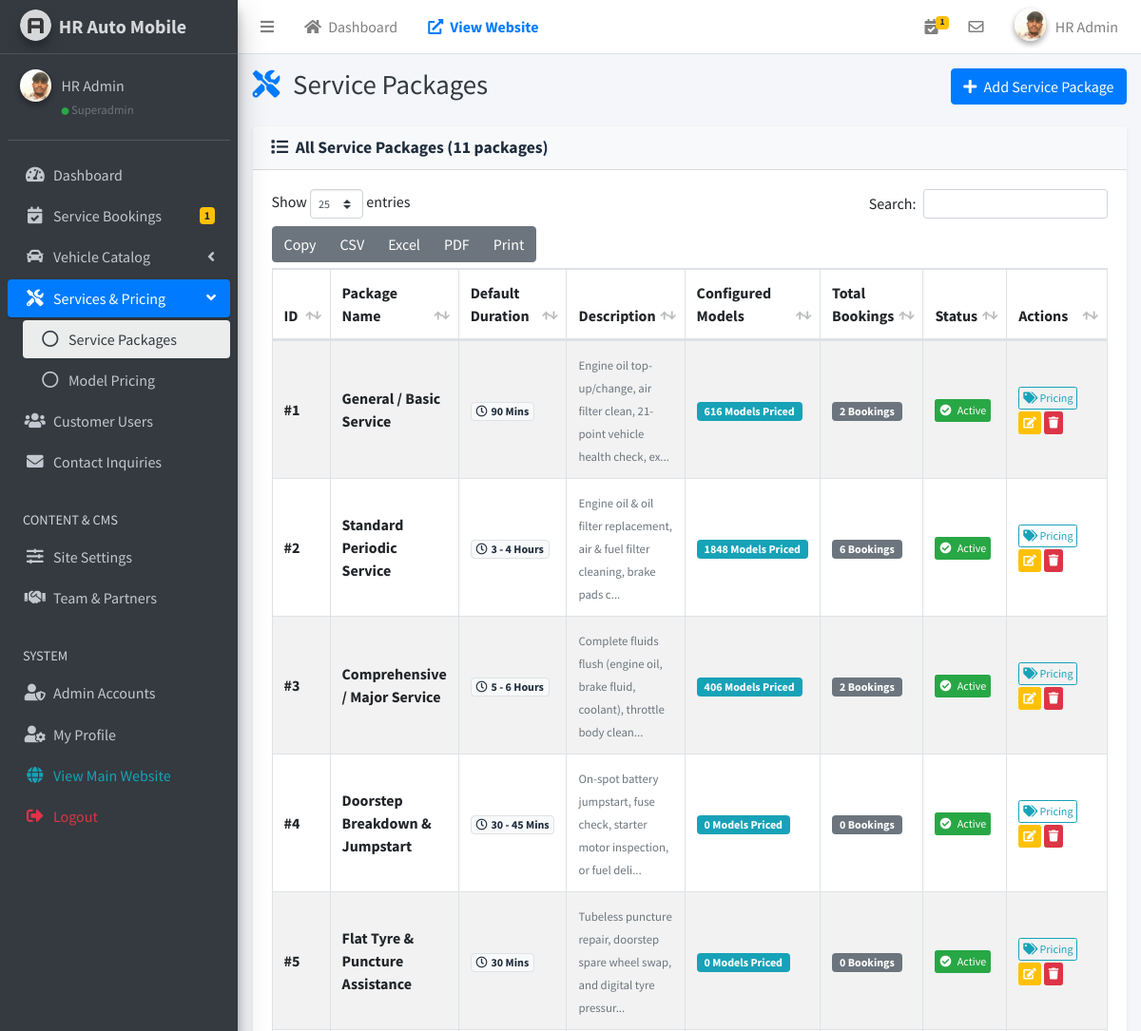
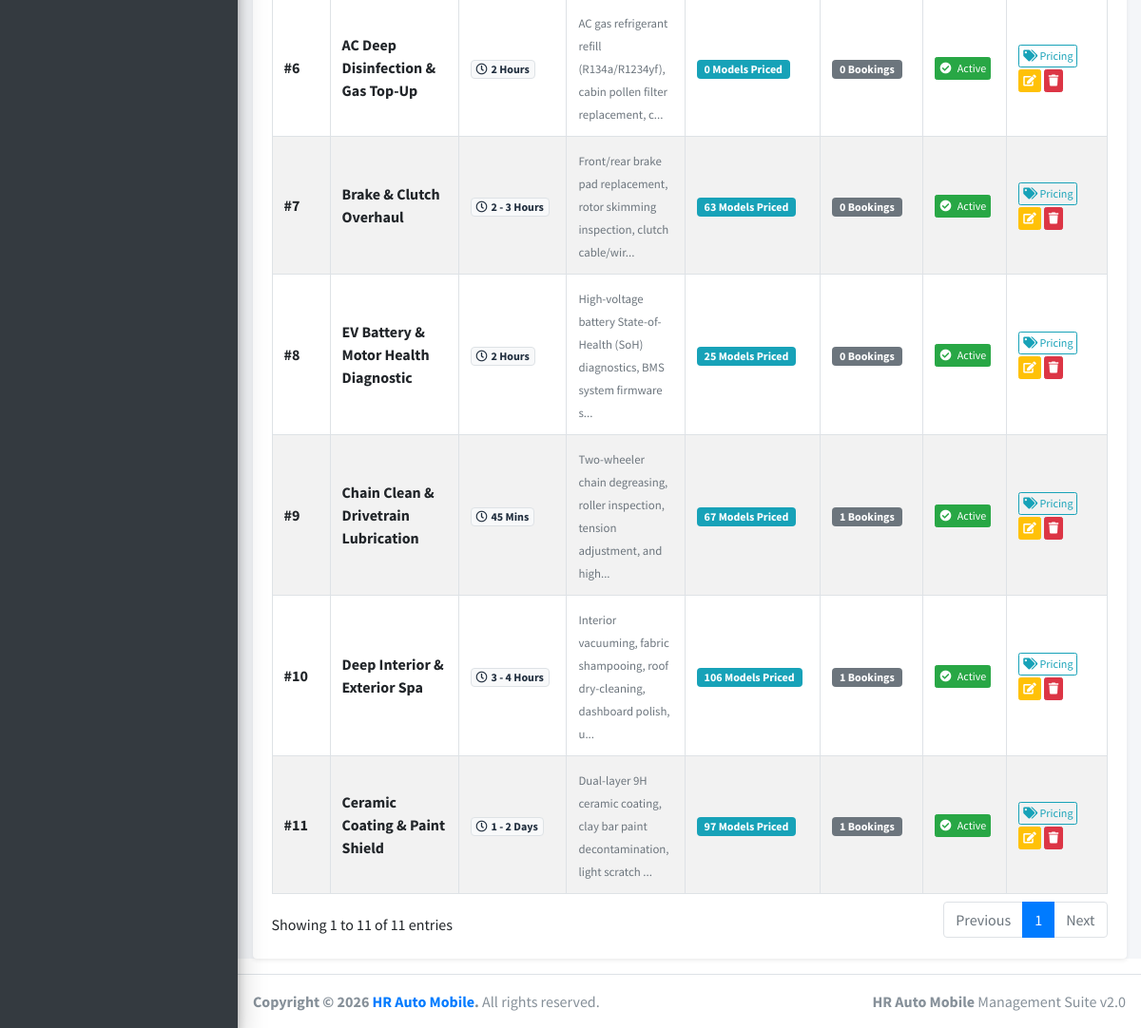
The app's page /admin/services.php (signed in) with its own data (2 pictures, top to bottom).
### tables this page shows
CREATE TABLE `services` (
  `id` int(10) unsigned NOT NULL AUTO_INCREMENT,
  `name` varchar(150) NOT NULL,
  `description` text DEFAULT NULL,
  `duration` varchar(50) DEFAULT NULL,
  `status` tinyint(1) DEFAULT 1,
  `created_at` timestamp NOT NULL DEFAULT current_timestamp(),
  PRIMARY KEY (`id`)
);

### admin/services.php (the view, shortened to what this page needs)
<?php
require_once __DIR__ . '/includes/auth.php';
$services = $pdo->query("
    SELECT
        s.*,
        COUNT(ms.id) AS mapped_models_count,
        COUNT(DISTINCT b.id) AS total_bookings_count
    FROM services s
    LEFT JOIN model_services ms ON ms.service_id = s.id
    LEFT JOIN bookings b ON b.service_id = s.id
    GROUP BY s.id
    ORDER BY s.id ASC
")->fetchAll();
require_once __DIR__ . '/includes/header.php';
require_once __DIR__ . '/includes/sidebar.php';
?>
<div class="content-wrapper">
    <div class="content-header">
        <div class="container-fluid">
            <div class="row mb-2">
                <div class="col-sm-6">
                    <h1 class="m-0 text-dark"><i class="fas fa-tools mr-2 text-primary"></i> Service Packages</h1>
                </div>
                <div class="col-sm-6 text-right">
                    <button type="button" class="btn btn-primary" data-toggle="modal" data-target="#addServiceModal">
                        <i class="fas fa-plus mr-1"></i> Add Service Package
                    </button>
                </div>
            </div>
        </div>
    </div>
    <section class="content">
        <div class="container-fluid">
            <div class="card shadow-sm">
                <div class="card-header bg-light">
                    <h3 class="card-title font-weight-bold"><i class="fas fa-list mr-1"></i> All Service Packages (<?= count($services) ?> packages)</h3>
                </div>
                <div class="card-body">
                    <table class="table table-bordered table-striped table-hover datatable-buttons">
                        <thead>
                            <tr>
                                <th style="width: 50px;">ID</th>
                                <th>Package Name</th>
                                <th>Default Duration</th>
                                <th>Description</th>
                                <th>Configured Models</th>
                                <th>Total Bookings</th>
                                <th>Status</th>
                                <th style="width: 170px;">Actions</th>
                            </tr>
                        </thead>
                        <tbody>
                            <?php foreach ($services as $s): ?>
                                <tr>
                                    <td><strong>#<?= $s['id'] ?></strong></td>
                                    <td><strong><?= htmlspecialchars($s['name']) ?></strong></td>
                                    <td>
                                        <span class="badge badge-light border"><i class="far fa-clock mr-1"></i><?= htmlspecialchars($s['duration'] ?? 'N/A') ?></span>
                                    </td>
                                    <td>
                                        <small class="text-muted"><?= htmlspecialchars(mb_strimwidth($s['description'] ?? '', 0, 80, "...")) ?></small>
                                    </td>
                                    <td>
                                        <a href="model_pricing.php?service_id=<?= $s['id'] ?>" class="badge badge-info px-2 py-1">
                                            <?= $s['mapped_models_count'] ?> Models Priced
                                        </a>
                                    </td>
                                    <td>
                                        <span class="badge badge-secondary px-2 py-1"><?= $s['total_bookings_count'] ?> Bookings</span>
                                    </td>
                                    <td>
                                        <form method="POST" style="display:inline-block;">
                                            <button type="submit" class="btn btn-xs btn-<?= ($s['status'] == 1) ? 'success' : 'secondary' ?>">
                                                <i class="fas fa-<?= ($s['status'] == 1) ? 'check-circle' : 'times-circle' ?> mr-1"></i>
                                                <?= ($s['status'] == 1) ? 'Active' : 'Inactive' ?>
                                            </button>
                                        </form>
                                    </td>
                                    <td>
                                        <a href="model_pricing.php?service_id=<?= $s['id'] ?>" class="btn btn-xs btn-outline-info" title="Manage Model Pricing">
                                            <i class="fas fa-tags"></i> Pricing
                                        </a>
                                        <button type="button" class="btn btn-xs btn-warning text-white" onclick='editService(<?= json_encode($s) ?>)' title="Edit Service">
                                            <i class="fas fa-edit"></i>
                                        </button>
                                        <form method="POST" style="display:inline-block;" onsubmit="return confirmAction(event, 'Are you sure you want to delete service \'<?= htmlspecialchars($s['name']) ?>\'?')">
                                            <button type="submit" class="btn btn-xs btn-danger" title="Delete Service">
                                                <i class="fas fa-trash"></i>
                                            </button>
                                        </form>
                                    </td>
                                </tr>
                            <?php endforeach; ?>
                        </tbody>
                    </table>
                </div>
            </div>
        </div>
    </section>
</div>
<?php require_once __DIR__ . '/includes/footer.php'; ?>

### admin/includes/header.php (style rules this page uses)
.table td, .table th { vertical-align: middle; }

### records on screen
services: id "1", name "General / Basic Service", duration "90 Mins", description "Engine oil top-up/change, air filter clean, 21-point vehicle health check, ex...", mapped_models_count "616", total_bookings_count "2", status 1 (drawn)
services: id "2", name "Standard Periodic Service", duration "3 - 4 Hours", description "Engine oil & oil filter replacement, air & fuel filter cleaning, brake pads c...", mapped_models_count "1848", total_bookings_count "6", status 1 (drawn)
services: id "3", name "Comprehensive / Major Service", duration "5 - 6 Hours", description "Complete fluids flush (engine oil, brake fluid, coolant), throttle body clean...", mapped_models_count "406", total_bookings_count "2", status 1 (drawn)
services: id "4", name "Doorstep Breakdown & Jumpstart", duration "30 - 45 Mins", description "On-spot battery jumpstart, fuse check, starter motor inspection, or fuel deli...", mapped_models_count "0", total_bookings_count "0", status 1 (drawn)
services: id "5", name "Flat Tyre & Puncture Assistance", duration "30 Mins", description "Tubeless puncture repair, doorstep spare wheel swap, and digital tyre pressur...", mapped_models_count "0", total_bookings_count "0", status 1 (drawn)
services: id "6", name "AC Deep Disinfection & Gas Top-Up", duration "2 Hours", description "AC gas refrigerant refill (R134a/R1234yf), cabin pollen filter replacement, c...", mapped_models_count "0", total_bookings_count "0", status 1 (drawn)
services: id "7", name "Brake & Clutch Overhaul", duration "2 - 3 Hours", description "Front/rear brake pad replacement, rotor skimming inspection, clutch cable/wir...", mapped_models_count "63", total_bookings_count "0", status 1 (drawn)
services: id "8", name "EV Battery & Motor Health Diagnostic", duration "2 Hours", description "High-voltage battery State-of-Health (SoH) diagnostics, BMS system firmware s...", mapped_models_count "25", total_bookings_count "0", status 1 (drawn)
services: id "9", name "Chain Clean & Drivetrain Lubrication", duration "45 Mins", description "Two-wheeler chain degreasing, roller inspection, tension adjustment, and high...", mapped_models_count "67", total_bookings_count "1", status 1 (drawn)
services: id "10", name "Deep Interior & Exterior Spa", duration "3 - 4 Hours", description "Interior vacuuming, fabric shampooing, roof dry-cleaning, dashboard polish, u...", mapped_models_count "106", total_bookings_count "1", status 1 (drawn)
services: id "11", name "Ceramic Coating & Paint Shield", duration "1 - 2 Days", description "Dual-layer 9H ceramic coating, clay bar paint decontamination, light scratch ...", mapped_models_count "97", total_bookings_count "1", status 1 (drawn)

### other values on screen
$pendingBookingsBadge "1"
$currentAdmin['name'] "HR Admin"
$currentAdmin['role'] "Superadmin"
count($services) "11"
